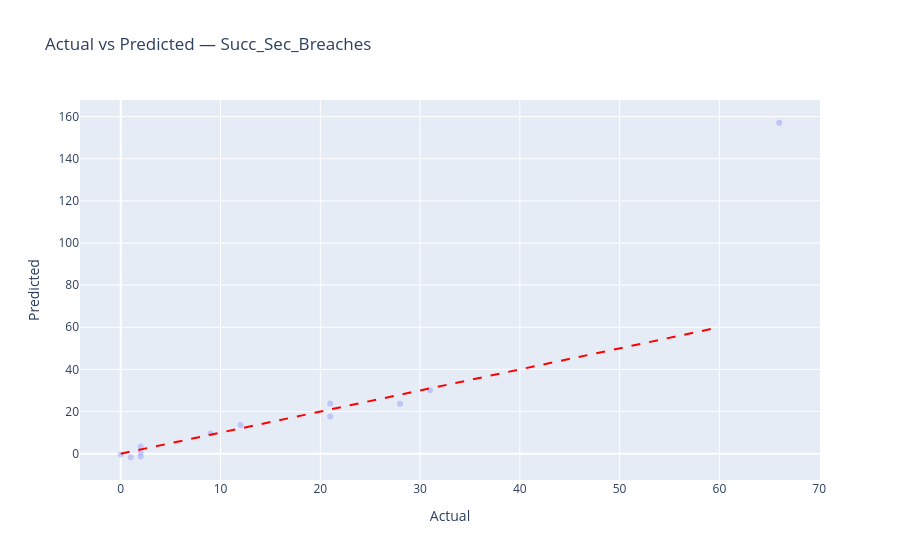

Notebook source saved alongside this figure:
### Markdown cell above
### 9e — Evaluation — Multiple Linear Regression

### Code cell
import plotly.express as px
import pandas as pd

plot_df = pd.DataFrame({"Actual": security_df_test_labels, "Predicted": security_df_test_labels_predicted})

fig = px.scatter(plot_df, x="Actual", y="Predicted", opacity=0.3,
                 title="Actual vs Predicted — Succ_Sec_Breaches")

fig.add_shape(type="line", x0=0, y0=0, x1=60, y1=60,
              line=dict(color="red", dash="dash"))

fig.show()

### Figure 1 — Plotly figure (JSON) as saved in the notebook; plotly's stock layout.template omitted (floating-point values rounded to 4 significant figures)
{"data": [{"hovertemplate": "Actual=%{x}<br>Predicted=%{y}<extra></extra>", "legendgroup": "", "marker": {"color": "#636efa", "opacity": 0.3, "symbol": "circle"}, "mode": "markers", "name": "", "orientation": "v", "showlegend": false, "type": "scatter", "x": [2, 0, 31, 2, 66, 21, 12, 2, 21, 28, 1, 9], "xaxis": "x", "y": [-1.366, -0.3483, 30.13, 0.6758, 157.1, 17.61, 13.62, 3.462, 23.82, 23.66, -1.691, 9.539], "yaxis": "y"}], "layout": {"legend": {"tracegroupgap": 0}, "shapes": [{"line": {"color": "red", "dash": "dash"}, "type": "line", "x0": 0, "x1": 60, "y0": 0, "y1": 60}], "title": {"text": "Actual vs Predicted — Succ_Sec_Breaches"}, "xaxis": {"anchor": "y", "domain": [0, 1], "title": {"text": "Actual"}}, "yaxis": {"anchor": "x", "domain": [0, 1], "title": {"text": "Predicted"}}}}
